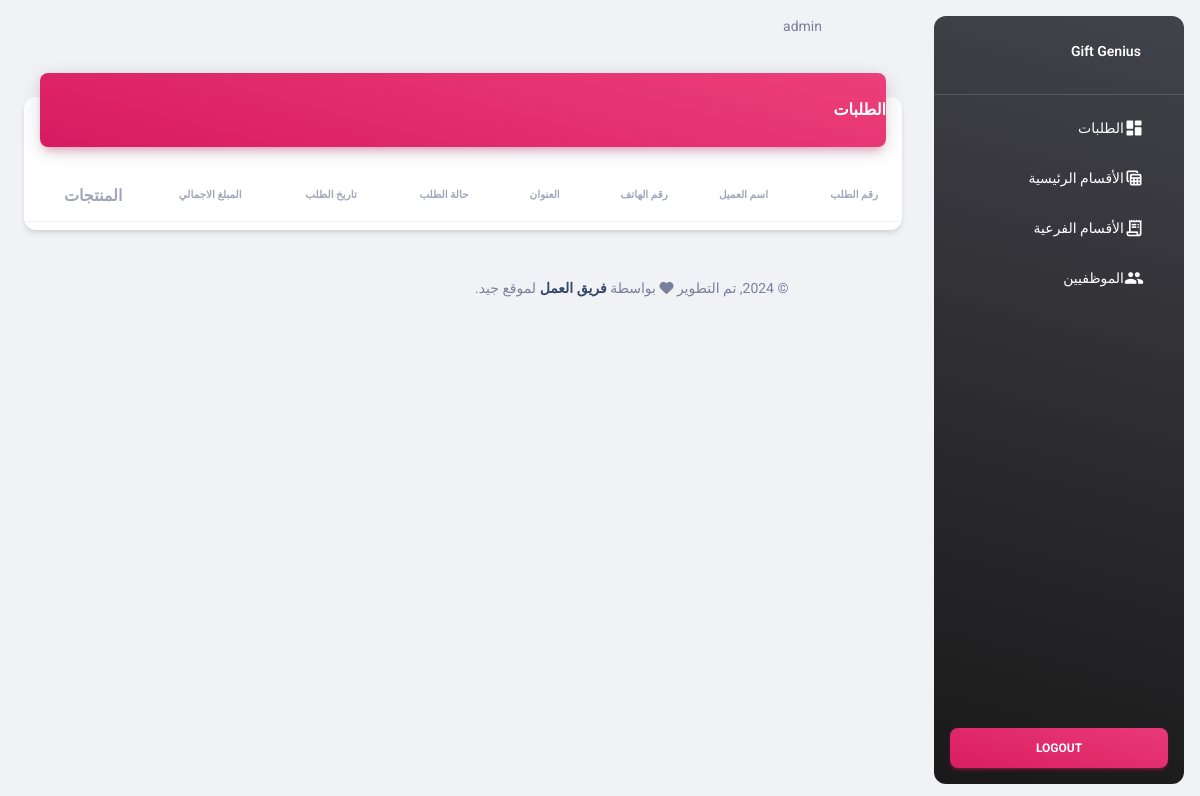
The page /admin/index.php (signed in) on the database as committed earlier.
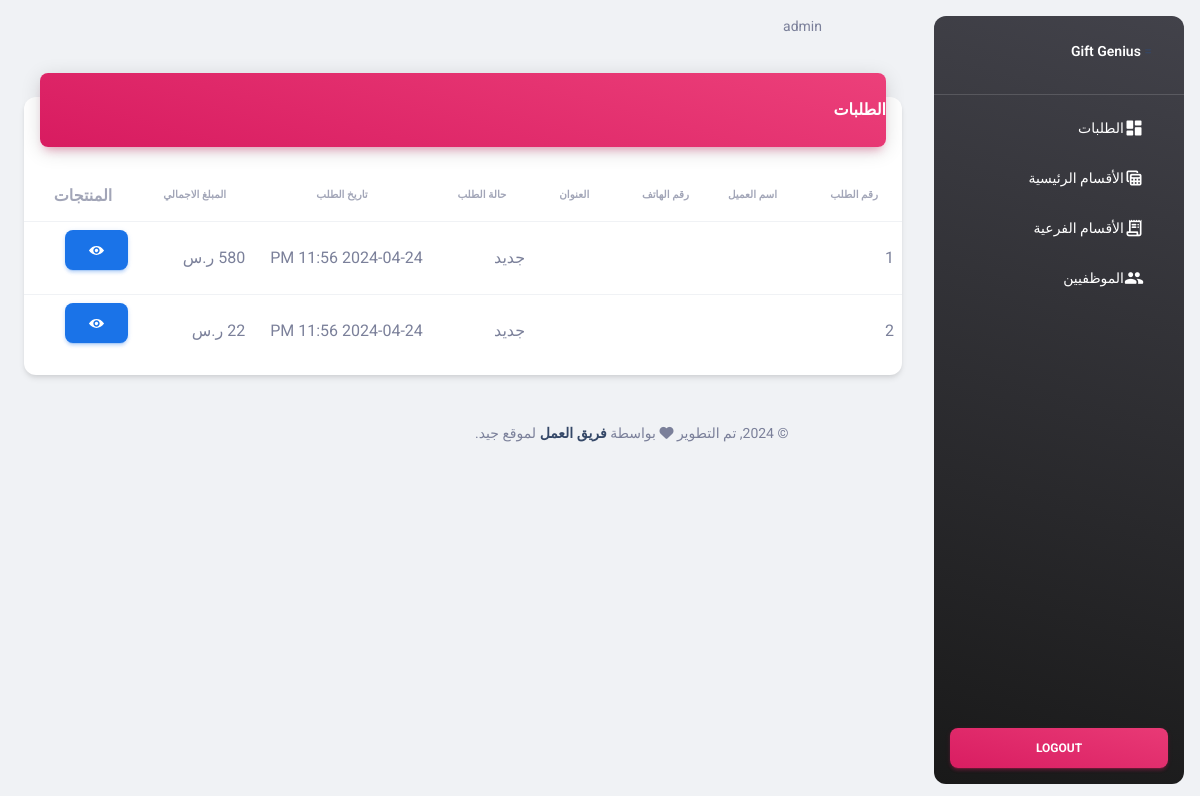
The same page on the database as committed later.
### tables this page shows
CREATE TABLE `orders` (
  `id` int(10) UNSIGNED NOT NULL,
  `user_id` int(11) UNSIGNED DEFAULT NULL,
  `grand_total` double DEFAULT 0,
  `created_at` timestamp NULL DEFAULT NULL,
  `status` enum('new','accepted','refused','in_progress','on_way','ended') DEFAULT 'new'
);

### system/helper.php (called while the page is built, shortened)
<?php
if (!function_exists('runQuery')) {
    function runQuery($query)
    {
        $servername = "localhost";
        $username = "root";
        $password = "";
        $database = "gift";
        $conn = new mysqli($servername, $username, $password, $database);
        $conn->set_charset("utf8");
        return $conn->query($query);
    }
}

### admin/index.php (the view, shortened to what the changed rows need)
<?php
require('../system/helper.php');
$selectOrdersSql = "SELECT * FROM `orders`  order by id";
$selectOrdersResult = runQuery($selectOrdersSql);
$allOrders = [];
if ($selectOrdersResult->num_rows > 0) {
    while ($row = $selectOrdersResult->fetch_assoc()) {
        $allOrders[] = $row;
    }
}
?>
<!DOCTYPE html>
<html lang="ar" dir="rtl">
<head>
    <?php
    include 'layout/assets/css.php';
    ?>
</head>
<body class="g-sidenav-show rtl  bg-gray-200" >
<main class="main-content position-relative max-height-vh-100 h-100 border-radius-lg ">
    <div class="container-fluid py-4">
        <div class="row">
            <div class="col-12">
                <div class="card my-4">
                    <div class="card-body px-0 pb-2">
                        <div class="table-responsive p-0">
                            <table class="table align-items-center mb-0">
                                <thead>
                                <tr>
                                    <th class="text-uppercase text-secondary text-xxs font-weight-bolder opacity-7">
                                        رقم الطلب
                                    </th>
                                    <th class="text-uppercase text-secondary text-xxs font-weight-bolder opacity-7 ps-2">
                                        اسم العميل
                                    </th>
                                    <th class="text-center text-uppercase text-secondary text-xxs font-weight-bolder opacity-7">
                                        رقم الهاتف
                                    </th>
                                    <th class="text-center text-uppercase text-secondary text-xxs font-weight-bolder opacity-7">
                                        العنوان
                                    </th>
                                    <th class="text-center text-uppercase text-secondary text-xxs font-weight-bolder opacity-7">
                                        حالة الطلب
                                    </th>
                                    <th class="text-center text-uppercase text-secondary text-xxs font-weight-bolder opacity-7">
                                        تاريخ الطلب
                                    </th>
                                    <th class="text-center text-uppercase text-secondary text-xxs font-weight-bolder opacity-7">
                                        المبلغ الاجمالي
                                    </th>
                                    <th class="text-secondary opacity-7">المنتجات</th>
                                </tr>
                                </thead>
                                <tbody>
                                <?php
                                foreach ($allOrders as $key => $order) {
                                    ?>
                                    <tr>
                                        <td><?php echo $key + 1 ?></td>
                                        <td><?php echo $order['name'] ?></td>
                                        <td><?php echo $order['phone'] ?></td>
                                        <td><?php echo $order['address'] ?></td>
                                        <td><?php
                                            if ($order['status'] == 'new') {
                                                echo 'جديد';
                                            } elseif ($order['status'] == 'accepted') {
                                                echo 'تم القبول';
                                            } elseif ($order['status'] == 'refused') {
                                                echo 'تم الرفض';
                                            } elseif ($order['status'] == 'in_progress') {
                                                echo 'جاري التجهيز';
                                            } elseif ($order['status'] == 'on_way') {
                                                echo 'فى الطريق';
                                            } elseif ($order['status'] == 'ended') {
                                                echo 'تم الإنهاء';
                                            }
                                            ?></td>
                                        <td><?php echo date('Y-m-d h:i A', strtotime($order['created_at'])) ?></td>
                                        <td><?php echo $order['grand_total'] ?> ر.س</td>
                                        <td>
                                            <button class="btn btn-info" data-bs-toggle='modal'
                                                    data-bs-target='#products<?php echo $order['id'] ?>'>
                                            </button>
                                        </td>
                                    </tr>
                                    <?php
                                } ?>
                                </tbody>
                            </table>
                        </div>
                    </div>
                </div>
            </div>
        </div>
    </div>
</main>
</body>
</html>

Rows that differ between the two databases and show on the page:
added orders: status "جديد", created_at "2024-04-24 11:56 PM"
added orders: status "جديد", created_at "2024-04-24 11:56 PM"
